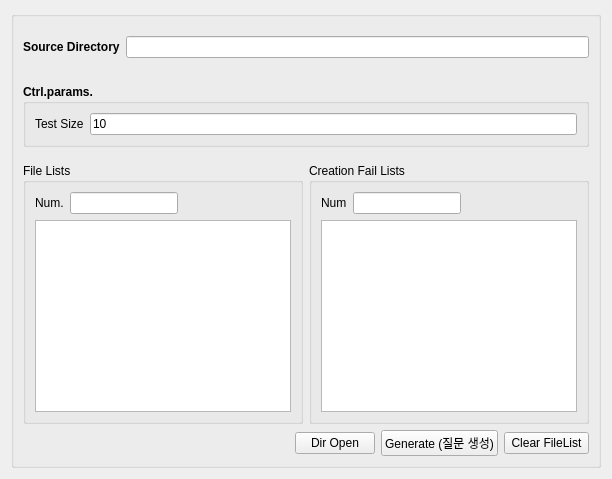
         <widget class="QWidget" name="tab">
          <attribute name="title">
           <string>RAGAS_TestSetCreation (Reference)</string>
          </attribute>
          <layout class="QVBoxLayout" name="verticalLayout_3">
           <item>
            <widget class="QGroupBox" name="groupBox_7">
             <property name="font">
              <font>
               <weight>75</weight>
               <bold>true</bold>
              </font>
             </property>
             <property name="title">
              <string/>
             </property>
             <layout class="QVBoxLayout" name="verticalLayout_13">
              <item>
               <spacer name="verticalSpacer_2">
                <property name="orientation">
                 <enum>Qt::Vertical</enum>
                </property>
                <property name="sizeType">
                 <enum>QSizePolicy::Fixed</enum>
                </property>
                <property name="sizeHint" stdset="0">
                 <size>
                  <width>20</width>
                  <height>10</height>
                 </size>
                </property>
               </spacer>
              </item>
              <item>
               <layout class="QHBoxLayout" name="horizontalLayout_7">
                <item>
                 <widget class="QLabel" name="label_5">
                  <property name="font">
                   <font>
                    <weight>75</weight>
                    <bold>true</bold>
                   </font>
                  </property>
                  <property name="text">
                   <string>Source Directory</string>
                  </property>
                 </widget>
                </item>
                <item>
                 <widget class="QLineEdit" name="dirlineEdit">
                  <property name="font">
                   <font>
                    <weight>50</weight>
                    <bold>false</bold>
                   </font>
                  </property>
                  <property name="readOnly">
                   <bool>true</bool>
                  </property>
                 </widget>
                </item>
               </layout>
              </item>
              <item>
               <spacer name="verticalSpacer_9">
                <property name="orientation">
                 <enum>Qt::Vertical</enum>
                </property>
                <property name="sizeType">
                 <enum>QSizePolicy::Fixed</enum>
                </property>
                <property name="sizeHint" stdset="0">
                 <size>
                  <width>20</width>
                  <height>20</height>
                 </size>
                </property>
               </spacer>
              </item>
              <item>
               <widget class="QGroupBox" name="groupBox_4">
                <property name="font">
                 <font>
                  <weight>75</weight>
                  <bold>true</bold>
                 </font>
                </property>
                <property name="title">
                 <string>Ctrl.params.</string>
                </property>
                <layout class="QVBoxLayout" name="verticalLayout_6">
                 <item>
                  <layout class="QGridLayout" name="gridLayout_5">
                   <item row="0" column="0">
                    <widget class="QLabel" name="label_8">
                     <property name="font">
                      <font>
                       <weight>50</weight>
                       <bold>false</bold>
                      </font>
                     </property>
                     <property name="text">
                      <string>Test Size</string>
                     </property>
                    </widget>
                   </item>
                   <item row="0" column="1">
                    <widget class="QLineEdit" name="n_lineEdit">
                     <property name="font">
                      <font>
                       <weight>50</weight>
                       <bold>false</bold>
                      </font>
                     </property>
                     <property name="text">
                      <string>10</string>
                     </property>
                    </widget>
                   </item>
                  </layout>
                 </item>
                </layout>
               </widget>
              </item>
              <item>
               <spacer name="verticalSpacer_6">
                <property name="orientation">
                 <enum>Qt::Vertical</enum>
                </property>
                <property name="sizeType">
                 <enum>QSizePolicy::Fixed</enum>
                </property>
                <property name="sizeHint" stdset="0">
                 <size>
                  <width>20</width>
                  <height>10</height>
                 </size>
                </property>
               </spacer>
              </item>
              <item>
               <layout class="QHBoxLayout" name="horizontalLayout">
                <item>
                 <widget class="QGroupBox" name="creationfail_list">
                  <property name="font">
                   <font>
                    <weight>50</weight>
                    <bold>false</bold>
                   </font>
                  </property>
                  <property name="title">
                   <string>File Lists</string>
                  </property>
                  <layout class="QVBoxLayout" name="verticalLayout_4">
                   <item>
                    <layout class="QHBoxLayout" name="horizontalLayout_11">
                     <item>
                      <widget class="QLabel" name="filelabel">
                       <property name="font">
                        <font>
                         <weight>50</weight>
                         <bold>false</bold>
                        </font>
                       </property>
                       <property name="text">
                        <string>Num.</string>
                       </property>
                      </widget>
                     </item>
                     <item>
                      <widget class="QLineEdit" name="filenumlineEdit">
                       <property name="sizePolicy">
                        <sizepolicy hsizetype="Minimum" vsizetype="Fixed">
                         <horstretch>0</horstretch>
                         <verstretch>0</verstretch>
                        </sizepolicy>
                       </property>
                       <property name="font">
                        <font>
                         <weight>50</weight>
                         <bold>false</bold>
                        </font>
                       </property>
                       <property name="readOnly">
                        <bool>true</bool>
                       </property>
                      </widget>
                     </item>
                     <item>
                      <spacer name="horizontalSpacer_3">
                       <property name="orientation">
                        <enum>Qt::Horizontal</enum>
                       </property>
                       <property name="sizeHint" stdset="0">
                        <size>
                         <width>40</width>
                         <height>20</height>
                        </size>
                       </property>
                      </spacer>
                     </item>
                    </layout>
                   </item>
                   <item>
                    <widget class="QListWidget" name="filelistlistWidget">
                     <property name="font">
                      <font>
                       <weight>50</weight>
                       <bold>false</bold>
                      </font>
                     </property>
                    </widget>
                   </item>
                  </layout>
                 </widget>
                </item>
                <item>
                 <widget class="QGroupBox" name="file_list">
                  <property name="font">
                   <font>
                    <weight>50</weight>
                    <bold>false</bold>
                   </font>
                  </property>
                  <property name="title">
                   <string>Creation Fail Lists</string>
                  </property>
                  <layout class="QVBoxLayout" name="verticalLayout_2">
                   <item>
                    <layout class="QHBoxLayout" name="horizontalLayout_2">
                     <item>
                      <widget class="QLabel" name="creationfaillabel">
                       <property name="text">
                        <string>Num</string>
                       </property>
                      </widget>
                     </item>
                     <item>
                      <widget class="QLineEdit" name="creation_fail_filenumlineEdit">
                       <property name="sizePolicy">
                        <sizepolicy hsizetype="Minimum" vsizetype="Fixed">
                         <horstretch>0</horstretch>
                         <verstretch>0</verstretch>
                        </sizepolicy>
                       </property>
                       <property name="readOnly">
                        <bool>true</bool>
                       </property>
                      </widget>
                     </item>
                     <item>
                      <spacer name="horizontalSpacer">
                       <property name="orientation">
                        <enum>Qt::Horizontal</enum>
                       </property>
                       <property name="sizeHint" stdset="0">
                        <size>
                         <width>40</width>
                         <height>20</height>
                        </size>
                       </property>
                      </spacer>
                     </item>
                    </layout>
                   </item>
                   <item>
                    <widget class="QListWidget" name="creation_fail_filelistlistWidget">
                     <property name="sizePolicy">
                      <sizepolicy hsizetype="Minimum" vsizetype="Expanding">
                       <horstretch>0</horstretch>
                       <verstretch>0</verstretch>
                      </sizepolicy>
                     </property>
                     <property name="font">
                      <font>
                       <weight>50</weight>
                       <bold>false</bold>
                      </font>
                     </property>
                    </widget>
                   </item>
                  </layout>
                 </widget>
                </item>
               </layout>
              </item>
              <item>
               <layout class="QHBoxLayout" name="horizontalLayout_4">
                <item>
                 <spacer name="horizontalSpacer_5">
                  <property name="orientation">
                   <enum>Qt::Horizontal</enum>
                  </property>
                  <property name="sizeHint" stdset="0">
                   <size>
                    <width>40</width>
                    <height>20</height>
                   </size>
                  </property>
                 </spacer>
                </item>
                <item>
                 <widget class="QPushButton" name="dirpushButton">
                  <property name="font">
                   <font>
                    <weight>50</weight>
                    <bold>false</bold>
                   </font>
                  </property>
                  <property name="text">
                   <string>Dir Open</string>
                  </property>
                 </widget>
                </item>
                <item>
                 <widget class="QPushButton" name="gengenpushButton">
                  <property name="font">
                   <font>
                    <weight>50</weight>
                    <bold>false</bold>
                   </font>
                  </property>
                  <property name="text">
                   <string>Generate (질문 생성)</string>
                  </property>
                 </widget>
                </item>
                <item>
                 <widget class="QPushButton" name="clear_pushButton">
                  <property name="font">
                   <font>
                    <weight>50</weight>
                    <bold>false</bold>
                   </font>
                  </property>
                  <property name="text">
                   <string> Clear FileList </string>
                  </property>
                 </widget>
                </item>
               </layout>
              </item>
             </layout>
            </widget>
           </item>
          </layout>
         </widget>
